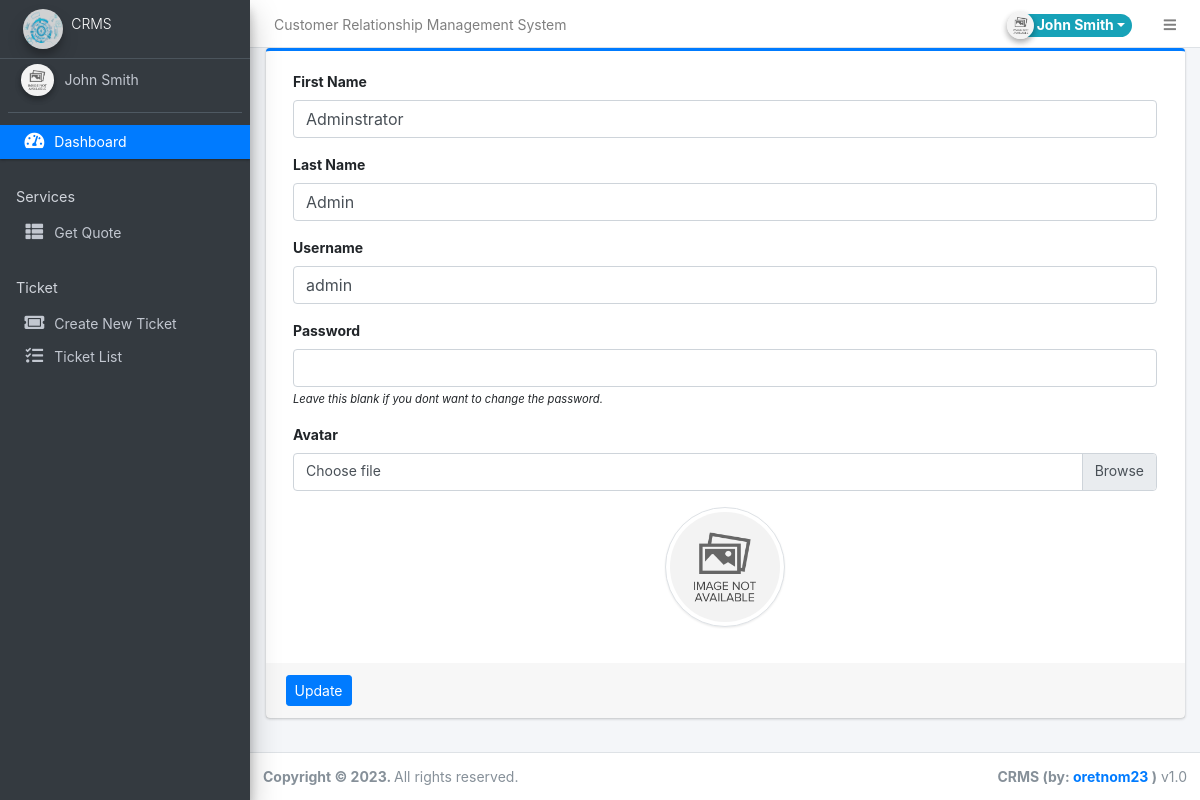
/customer/?page=user (signed in), run on the app's committed database.
### tables this page shows
CREATE TABLE `users` (
  `id` int(50) NOT NULL,
  `firstname` varchar(250) NOT NULL,
  `lastname` varchar(250) NOT NULL,
  `username` text NOT NULL,
  `password` text NOT NULL,
  `avatar` text DEFAULT NULL,
  `last_login` datetime DEFAULT NULL,
  `date_added` datetime NOT NULL DEFAULT current_timestamp(),
  `date_updated` datetime DEFAULT NULL ON UPDATE current_timestamp()
);

### classes/DBConnection.php (called while the page is built, shortened)
<?php
class DBConnection{
    private $host = DB_SERVER;
    private $username = DB_USERNAME;
    private $password = DB_PASSWORD;
    private $database = DB_NAME;
    public $conn;
    public function __construct(){
        if (!isset($this->conn)) {
            $this->conn = new mysqli($this->host, $this->username, $this->password, $this->database);
        }
    }
}
?>

### classes/SystemSettings.php (called while the page is built, shortened)
<?php
class SystemSettings extends DBConnection{
	function userdata($field = ''){
		if(!empty($field)){
			if(isset($_SESSION['userdata'][$field]))
				return $_SESSION['userdata'][$field];
			else
				return null;
		}else{
			return false;
		}
	}
}
$_settings = new SystemSettings();
?>

### config.php (called while the page is built, shortened)
<?php
require_once('classes/DBConnection.php');
require_once('classes/SystemSettings.php');
function validate_image($file){
	if(!empty($file)){
		if(is_file(base_app.$file)){
			return base_url.$file;
		}else{
			return base_url.'dist/img/no-image-available.png';
		}
	}else{
		return base_url.'dist/img/no-image-available.png';
	}
}
?>

### customer/user/index.php (the view, shortened to what this page needs)
<?php
if($_settings->userdata('id') > 0){
	$user = $conn->query("SELECT * FROM users where id ='".$_settings->userdata('id')."'");
	foreach($user->fetch_array() as $k =>$v){
		$meta[$k] = $v;
	}
}
?>
<div class="card card-outline card-primary">
	<div class="card-body">
		<div class="container-fluid">
			<form action="" id="manage-user">
				<div class="form-group">
					<label for="name">First Name</label>
					<input type="text" name="firstname" id="firstname" class="form-control" value="<?php echo isset($meta['firstname']) ? $meta['firstname']: $_settings->userdata('firstname') ?>" required>
				</div>
				<div class="form-group">
					<label for="name">Last Name</label>
					<input type="text" name="lastname" id="lastname" class="form-control" value="<?php echo isset($meta['lastname']) ? $meta['lastname']: $_settings->userdata('lastname') ?>" required>
				</div>
				<div class="form-group">
					<label for="username">Username</label>
					<input type="text" name="username" id="username" class="form-control" value="<?php echo isset($meta['username']) ? $meta['username']: $_settings->userdata('username') ?>" required  autocomplete="off">
				</div>
				<div class="form-group">
					<label for="password">Password</label>
					<input type="password" name="password" id="password" class="form-control" value="" autocomplete="off">
					<small><i>Leave this blank if you dont want to change the password.</i></small>
				</div>
				<div class="form-group">
					<label for="" class="control-label">Avatar</label>
					<div class="custom-file">
		              <label class="custom-file-label" for="customFile">Choose file</label>
		            </div>
				</div>
				<div class="form-group d-flex justify-content-center">
					<img src="<?php echo validate_image(isset($meta['avatar']) ? $meta['avatar'] :'') ?>" alt="" id="cimg" class="img-fluid img-thumbnail">
				</div>
			</form>
		</div>
	</div>
	<div class="card-footer">
			<div class="col-md-12">
				<div class="row">
					<button class="btn btn-sm btn-primary" form="manage-user">Update</button>
				</div>
			</div>
		</div>
</div>

### customer/user/index.php (style rules this page uses)
img#cimg { height: 15vh; width: 15vh; object-fit: cover; border-radius: 100% 100%; }

### data on the page
users: firstname "Adminstrator", lastname "Admin", username "admin"

### other printed values
$_settings->info('name') "Customer Relationship Management System"
$_settings->userdata('firstname').' '.$_settings->userdata('lastname') "John Smith"
$_settings->info('short_name') "CRMS"
